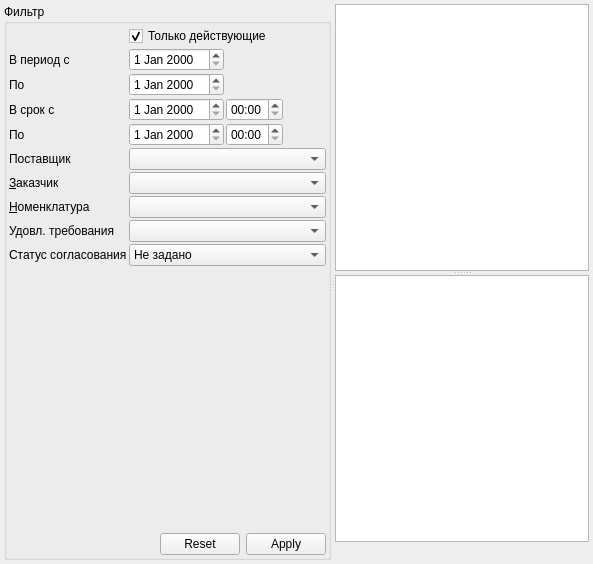
         <widget class="QWidget" name="tabRequirementsToMe">
          <attribute name="title">
           <string>Требования ко мне</string>
          </attribute>
          <layout class="QGridLayout" name="gridLayout_8">
           <property name="margin">
            <number>4</number>
           </property>
           <property name="spacing">
            <number>4</number>
           </property>
           <item row="0" column="0">
            <widget class="QSplitter" name="splitterRTMs">
             <property name="orientation">
              <enum>Qt::Horizontal</enum>
             </property>
             <property name="childrenCollapsible">
              <bool>false</bool>
             </property>
             <widget class="QGroupBox" name="grpRTMs">
              <property name="title">
               <string>Фильтр</string>
              </property>
              <layout class="QGridLayout" name="gridLayout_7">
               <property name="margin">
                <number>2</number>
               </property>
               <property name="spacing">
                <number>2</number>
               </property>
               <item row="2" column="3">
                <spacer name="horizontalSpacer_19">
                 <property name="orientation">
                  <enum>Qt::Horizontal</enum>
                 </property>
                 <property name="sizeHint" stdset="0">
                  <size>
                   <width>102</width>
                   <height>20</height>
                  </size>
                 </property>
                </spacer>
               </item>
               <item row="3" column="3">
                <widget class="QTimeEdit" name="edtRTMsFilterBegDeadlineTime">
                 <property name="sizePolicy">
                  <sizepolicy hsizetype="Maximum" vsizetype="Fixed">
                   <horstretch>0</horstretch>
                   <verstretch>0</verstretch>
                  </sizepolicy>
                 </property>
                 <property name="displayFormat">
                  <string>HH:mm</string>
                 </property>
                </widget>
               </item>
               <item row="4" column="1">
                <widget class="QLabel" name="lblRTMsFilterEndDeadlineDate">
                 <property name="sizePolicy">
                  <sizepolicy hsizetype="Maximum" vsizetype="Preferred">
                   <horstretch>0</horstretch>
                   <verstretch>0</verstretch>
                  </sizepolicy>
                 </property>
                 <property name="text">
                  <string>По</string>
                 </property>
                 <property name="buddy">
                  <cstring>edtRTMsFilterEndDeadlineDate</cstring>
                 </property>
                </widget>
               </item>
               <item row="1" column="2">
                <widget class="CDateEdit" name="edtRTMsFilterBegDate">
                 <property name="sizePolicy">
                  <sizepolicy hsizetype="Maximum" vsizetype="Fixed">
                   <horstretch>0</horstretch>
                   <verstretch>0</verstretch>
                  </sizepolicy>
                 </property>
                </widget>
               </item>
               <item row="4" column="3">
                <widget class="QTimeEdit" name="edtRTMsFilterEndDeadlineTime">
                 <property name="sizePolicy">
                  <sizepolicy hsizetype="Maximum" vsizetype="Fixed">
                   <horstretch>0</horstretch>
                   <verstretch>0</verstretch>
                  </sizepolicy>
                 </property>
                 <property name="displayFormat">
                  <string>HH:mm</string>
                 </property>
                </widget>
               </item>
               <item row="1" column="3">
                <spacer name="horizontalSpacer_20">
                 <property name="orientation">
                  <enum>Qt::Horizontal</enum>
                 </property>
                 <property name="sizeHint" stdset="0">
                  <size>
                   <width>102</width>
                   <height>20</height>
                  </size>
                 </property>
                </spacer>
               </item>
               <item row="3" column="1">
                <widget class="QLabel" name="lblRTMsFilterBegDeadlineDate">
                 <property name="text">
                  <string>В срок с</string>
                 </property>
                 <property name="buddy">
                  <cstring>edtRTMsFilterBegDeadlineDate</cstring>
                 </property>
                </widget>
               </item>
               <item row="2" column="2">
                <widget class="CDateEdit" name="edtRTMsFilterEndDate">
                 <property name="sizePolicy">
                  <sizepolicy hsizetype="Maximum" vsizetype="Fixed">
                   <horstretch>0</horstretch>
                   <verstretch>0</verstretch>
                  </sizepolicy>
                 </property>
                </widget>
               </item>
               <item row="2" column="1">
                <widget class="QLabel" name="lblRTMsFilterEndDate">
                 <property name="sizePolicy">
                  <sizepolicy hsizetype="Maximum" vsizetype="Preferred">
                   <horstretch>0</horstretch>
                   <verstretch>0</verstretch>
                  </sizepolicy>
                 </property>
                 <property name="text">
                  <string>По</string>
                 </property>
                 <property name="buddy">
                  <cstring>edtRTMsFilterEndDate</cstring>
                 </property>
                </widget>
               </item>
               <item row="3" column="2">
                <widget class="CDateEdit" name="edtRTMsFilterBegDeadlineDate">
                 <property name="sizePolicy">
                  <sizepolicy hsizetype="Maximum" vsizetype="Fixed">
                   <horstretch>0</horstretch>
                   <verstretch>0</verstretch>
                  </sizepolicy>
                 </property>
                </widget>
               </item>
               <item row="4" column="2">
                <widget class="CDateEdit" name="edtRTMsFilterEndDeadlineDate">
                 <property name="sizePolicy">
                  <sizepolicy hsizetype="Maximum" vsizetype="Fixed">
                   <horstretch>0</horstretch>
                   <verstretch>0</verstretch>
                  </sizepolicy>
                 </property>
                </widget>
               </item>
               <item row="1" column="1">
                <widget class="QLabel" name="lblRTMsFilterBegDate">
                 <property name="sizePolicy">
                  <sizepolicy hsizetype="Maximum" vsizetype="Preferred">
                   <horstretch>0</horstretch>
                   <verstretch>0</verstretch>
                  </sizepolicy>
                 </property>
                 <property name="text">
                  <string>В период с</string>
                 </property>
                 <property name="buddy">
                  <cstring>edtRTMsFilterBegDate</cstring>
                 </property>
                </widget>
               </item>
               <item row="9" column="2" colspan="2">
                <widget class="QComboBox" name="cmbRTMsFilterAgreement">
                 <item>
                  <property name="text">
                   <string>Не задано</string>
                  </property>
                 </item>
                 <item>
                  <property name="text">
                   <string>Не согласовано</string>
                  </property>
                 </item>
                 <item>
                  <property name="text">
                   <string>Согласовано</string>
                  </property>
                 </item>
                 <item>
                  <property name="text">
                   <string>Отклонено</string>
                  </property>
                 </item>
                </widget>
               </item>
               <item row="7" column="1">
                <widget class="QLabel" name="lblRTMsFilterNomenclature">
                 <property name="text">
                  <string>&amp;Номенклатура</string>
                 </property>
                 <property name="buddy">
                  <cstring>cmbRTMsFilterNomenclature</cstring>
                 </property>
                </widget>
               </item>
               <item row="10" column="1">
                <spacer name="verticalSpacer_4">
                 <property name="orientation">
                  <enum>Qt::Vertical</enum>
                 </property>
                 <property name="sizeHint" stdset="0">
                  <size>
                   <width>20</width>
                   <height>265</height>
                  </size>
                 </property>
                </spacer>
               </item>
               <item row="0" column="2" colspan="2">
                <widget class="QCheckBox" name="chkRTMsFilterOnlyActive">
                 <property name="text">
                  <string>Только действующие</string>
                 </property>
                 <property name="checked">
                  <bool>true</bool>
                 </property>
                </widget>
               </item>
               <item row="6" column="2" colspan="2">
                <widget class="CStorageComboBox" name="cmbRTMsFilterOrgStructure">
                 <property name="sizePolicy">
                  <sizepolicy hsizetype="Expanding" vsizetype="Fixed">
                   <horstretch>0</horstretch>
                   <verstretch>0</verstretch>
                  </sizepolicy>
                 </property>
                </widget>
               </item>
               <item row="11" column="1" colspan="3">
                <layout class="QHBoxLayout" name="horizontalLayout_5">
                 <item>
                  <spacer name="horizontalSpacer_11">
                   <property name="orientation">
                    <enum>Qt::Horizontal</enum>
                   </property>
                   <property name="sizeHint" stdset="0">
                    <size>
                     <width>40</width>
                     <height>20</height>
                    </size>
                   </property>
                  </spacer>
                 </item>
                 <item>
                  <widget class="CApplyResetDialogButtonBox" name="bbxRTMsFilter">
                   <property name="sizePolicy">
                    <sizepolicy hsizetype="Maximum" vsizetype="Fixed">
                     <horstretch>0</horstretch>
                     <verstretch>0</verstretch>
                    </sizepolicy>
                   </property>
                   <property name="standardButtons">
                    <set>QDialogButtonBox::Apply|QDialogButtonBox::Reset</set>
                   </property>
                  </widget>
                 </item>
                </layout>
               </item>
               <item row="8" column="1">
                <widget class="QLabel" name="lblRTMsFilterSatisfied">
                 <property name="text">
                  <string>Удовл. требования</string>
                 </property>
                </widget>
               </item>
               <item row="9" column="1">
                <widget class="QLabel" name="lblRTMsFilterAgreement">
                 <property name="text">
                  <string>Статус согласования</string>
                 </property>
                </widget>
               </item>
               <item row="6" column="1">
                <widget class="QLabel" name="lblRTMsFilterOrgStructure">
                 <property name="sizePolicy">
                  <sizepolicy hsizetype="Maximum" vsizetype="Preferred">
                   <horstretch>0</horstretch>
                   <verstretch>0</verstretch>
                  </sizepolicy>
                 </property>
                 <property name="text">
                  <string>&amp;Заказчик</string>
                 </property>
                 <property name="buddy">
                  <cstring>cmbRTMsFilterOrgStructure</cstring>
                 </property>
                </widget>
               </item>
               <item row="8" column="2" colspan="2">
                <widget class="QComboBox" name="cmbRTMsFilterSatisfied"/>
               </item>
               <item row="7" column="2" colspan="2">
                <widget class="CNomenclatureComboBox" name="cmbRTMsFilterNomenclature">
                 <property name="sizePolicy">
                  <sizepolicy hsizetype="Expanding" vsizetype="Fixed">
                   <horstretch>0</horstretch>
                   <verstretch>0</verstretch>
                  </sizepolicy>
                 </property>
                </widget>
               </item>
               <item row="5" column="1">
                <widget class="QLabel" name="lblRTMsFilterSupplier">
                 <property name="text">
                  <string>Поставщик</string>
                 </property>
                </widget>
               </item>
               <item row="5" column="2" colspan="2">
                <widget class="CStorageComboBox" name="cmbRTMsFilterSupplier"/>
               </item>
              </layout>
             </widget>
             <widget class="QWidget" name="pnlRTMs" native="true">
              <layout class="QGridLayout" name="gridLayout_9">
               <property name="horizontalSpacing">
                <number>0</number>
               </property>
               <property name="verticalSpacing">
                <number>4</number>
               </property>
               <property name="margin">
                <number>0</number>
               </property>
               <item row="0" column="0">
                <widget class="QSplitter" name="splitterRTMsContent">
                 <property name="orientation">
                  <enum>Qt::Vertical</enum>
                 </property>
                 <property name="childrenCollapsible">
                  <bool>false</bool>
                 </property>
                 <widget class="CExtendedSelectionTableView" name="tblRTMs"/>
                 <widget class="CExtendedSelectionTableView" name="tblRTMContent"/>
                </widget>
               </item>
               <item row="1" column="0">
                <widget class="QLabel" name="lblRTMs">
                 <property name="sizePolicy">
                  <sizepolicy hsizetype="Expanding" vsizetype="Fixed">
                   <horstretch>0</horstretch>
                   <verstretch>0</verstretch>
                  </sizepolicy>
                 </property>
                 <property name="frameShape">
                  <enum>QFrame::NoFrame</enum>
                 </property>
                 <property name="frameShadow">
                  <enum>QFrame::Plain</enum>
                 </property>
                 <property name="text">
                  <string/>
                 </property>
                </widget>
               </item>
              </layout>
             </widget>
            </widget>
           </item>
          </layout>
         </widget>
